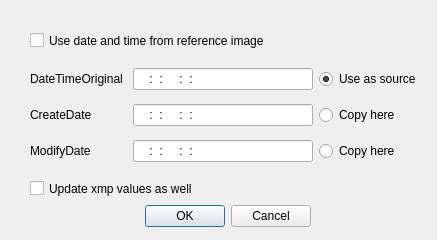
<?xml version="1.0" encoding="UTF-8"?>
<ui version="4.0">
 <class>SyncDateTimeTagsDialog</class>
 <widget class="QDialog" name="SyncDateTimeTagsDialog">
  <property name="geometry">
   <rect>
    <x>0</x>
    <y>0</y>
    <width>437</width>
    <height>240</height>
   </rect>
  </property>
  <property name="windowTitle">
   <string>Synchronize DateTime tags</string>
  </property>
  <widget class="QDialogButtonBox" name="buttonBox">
   <property name="geometry">
    <rect>
     <x>10</x>
     <y>200</y>
     <width>301</width>
     <height>32</height>
    </rect>
   </property>
   <property name="orientation">
    <enum>Qt::Horizontal</enum>
   </property>
   <property name="standardButtons">
    <set>QDialogButtonBox::Cancel|QDialogButtonBox::Ok</set>
   </property>
  </widget>
  <widget class="QWidget" name="gridLayoutWidget">
   <property name="geometry">
    <rect>
     <x>30</x>
     <y>60</y>
     <width>391</width>
     <height>111</height>
    </rect>
   </property>
   <layout class="QGridLayout" name="gridLayout">
    <item row="0" column="0">
     <widget class="QLabel" name="label">
      <property name="text">
       <string>DateTimeOriginal</string>
      </property>
     </widget>
    </item>
    <item row="2" column="0">
     <widget class="QLabel" name="label_2">
      <property name="text">
       <string>ModifyDate</string>
      </property>
     </widget>
    </item>
    <item row="1" column="0">
     <widget class="QLabel" name="label_3">
      <property name="text">
       <string>CreateDate</string>
      </property>
     </widget>
    </item>
    <item row="2" column="1">
     <widget class="QLineEdit" name="qdsdtt_modifydate">
      <property name="maximumSize">
       <size>
        <width>180</width>
        <height>16777215</height>
       </size>
      </property>
      <property name="inputMask">
       <string>9999:99:99 99:99:99; </string>
      </property>
     </widget>
    </item>
    <item row="0" column="1">
     <widget class="QLineEdit" name="qdsdtt_datetimeoriginal">
      <property name="maximumSize">
       <size>
        <width>180</width>
        <height>16777215</height>
       </size>
      </property>
      <property name="inputMask">
       <string>9999:99:99 99:99:99; </string>
      </property>
     </widget>
    </item>
    <item row="1" column="1">
     <widget class="QLineEdit" name="qdsdtt_modifydate_2">
      <property name="maximumSize">
       <size>
        <width>180</width>
        <height>16777215</height>
       </size>
      </property>
      <property name="inputMask">
       <string>9999:99:99 99:99:99; </string>
      </property>
     </widget>
    </item>
    <item row="0" column="2">
     <widget class="QRadioButton" name="radioButton_qdsdtt_dto">
      <property name="text">
       <string>Use as source</string>
      </property>
      <property name="checked">
       <bool>true</bool>
      </property>
     </widget>
    </item>
    <item row="1" column="2">
     <widget class="QRadioButton" name="radioButton_qdsdtt_cd">
      <property name="text">
       <string>Copy here</string>
      </property>
     </widget>
    </item>
    <item row="2" column="2">
     <widget class="QRadioButton" name="radioButton_qdsdtt_md">
      <property name="text">
       <string>Copy here</string>
      </property>
     </widget>
    </item>
   </layout>
  </widget>
  <widget class="QCheckBox" name="chk_qdsdtt_use_referencedata">
   <property name="geometry">
    <rect>
     <x>30</x>
     <y>30</y>
     <width>391</width>
     <height>21</height>
    </rect>
   </property>
   <property name="text">
    <string>Use date and time from reference image</string>
   </property>
  </widget>
  <widget class="QCheckBox" name="chk_qdsdtt_updatexmp">
   <property name="geometry">
    <rect>
     <x>30</x>
     <y>180</y>
     <width>351</width>
     <height>17</height>
    </rect>
   </property>
   <property name="text">
    <string>Update xmp values as well</string>
   </property>
  </widget>
 </widget>
 <resources/>
 <connections>
  <connection>
   <sender>buttonBox</sender>
   <signal>accepted()</signal>
   <receiver>SyncDateTimeTagsDialog</receiver>
   <slot>accept()</slot>
   <hints>
    <hint type="sourcelabel">
     <x>248</x>
     <y>254</y>
    </hint>
    <hint type="destinationlabel">
     <x>157</x>
     <y>274</y>
    </hint>
   </hints>
  </connection>
  <connection>
   <sender>buttonBox</sender>
   <signal>rejected()</signal>
   <receiver>SyncDateTimeTagsDialog</receiver>
   <slot>reject()</slot>
   <hints>
    <hint type="sourcelabel">
     <x>316</x>
     <y>260</y>
    </hint>
    <hint type="destinationlabel">
     <x>286</x>
     <y>274</y>
    </hint>
   </hints>
  </connection>
 </connections>
</ui>
